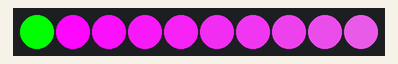
This sketch was run on a simulated Arduino Uno, built with avr-gcc and run on an emulated ATmega328P. On the bench: 10 RGB LEDs in strip order, left to right. Dim RGB values are drawn brighter than linear.

Above: at 0.15 s.
At 10.75 s:
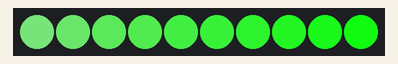
At 19.23 s:
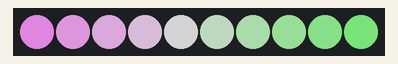
At 20.14 s:
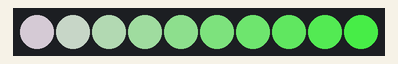
At 29.83 s:
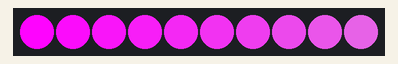
At 39.83 s:
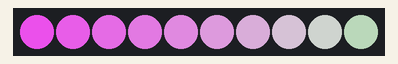

The sketch:

Radio_Shack_Test.ino
```cpp
/* LedStripGradient: Example Arduino sketch that shows
 * how to control an Addressable RGB LED Strip from Pololu.
 *
 * To use this, you will need to plug an Addressable RGB LED
 * strip from Pololu into pin 12.  After uploading the sketch,
 * you should see a pattern on the LED strip that fades from
 * green to pink and also moves along the strip.
 */

#include <PololuLedStrip.h>

// Create an ledStrip object on pin 12.
PololuLedStrip<12> ledStrip;

// Create a buffer for holding 60 colors.  Takes 180 bytes.
// 3 bytes per color
#define LED_COUNT 10
rgb_color colors[LED_COUNT];

void setup()
{
}

void loop()
{
  // Update the colors.
  byte time = millis() >> 2;
  for(byte i = 0; i < LED_COUNT; i++)
  {
    byte x = time - 8*i;
    colors[i] = (rgb_color){ x, 255 - x, x };
  }

  // Write the colors to the LED strip.
  ledStrip.write(colors, LED_COUNT);

  delay(10);
}
```
